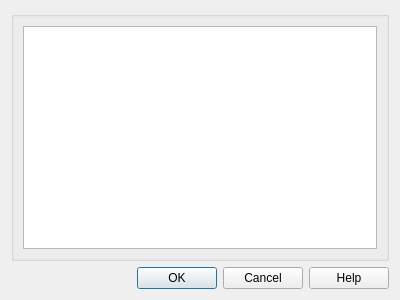
<?xml version="1.0" encoding="UTF-8"?>
<ui version="4.0">
 <class>urlDialog</class>
 <widget class="QDialog" name="urlDialog">
  <property name="geometry">
   <rect>
    <x>0</x>
    <y>0</y>
    <width>400</width>
    <height>300</height>
   </rect>
  </property>
  <property name="windowTitle">
   <string>Open URL</string>
  </property>
  <layout class="QVBoxLayout" name="verticalLayout_2">
   <item>
    <widget class="QGroupBox" name="groupBox">
     <property name="title">
      <string/>
     </property>
     <layout class="QVBoxLayout" name="verticalLayout">
      <item>
       <widget class="QTextBrowser" name="txtURL"/>
      </item>
     </layout>
    </widget>
   </item>
   <item>
    <widget class="QDialogButtonBox" name="buttonBox">
     <property name="orientation">
      <enum>Qt::Horizontal</enum>
     </property>
     <property name="standardButtons">
      <set>QDialogButtonBox::Cancel|QDialogButtonBox::Help|QDialogButtonBox::Ok</set>
     </property>
    </widget>
   </item>
  </layout>
 </widget>
 <resources/>
 <connections>
  <connection>
   <sender>buttonBox</sender>
   <signal>accepted()</signal>
   <receiver>urlDialog</receiver>
   <slot>accept()</slot>
   <hints>
    <hint type="sourcelabel">
     <x>248</x>
     <y>254</y>
    </hint>
    <hint type="destinationlabel">
     <x>157</x>
     <y>274</y>
    </hint>
   </hints>
  </connection>
  <connection>
   <sender>buttonBox</sender>
   <signal>rejected()</signal>
   <receiver>urlDialog</receiver>
   <slot>reject()</slot>
   <hints>
    <hint type="sourcelabel">
     <x>316</x>
     <y>260</y>
    </hint>
    <hint type="destinationlabel">
     <x>286</x>
     <y>274</y>
    </hint>
   </hints>
  </connection>
 </connections>
</ui>
